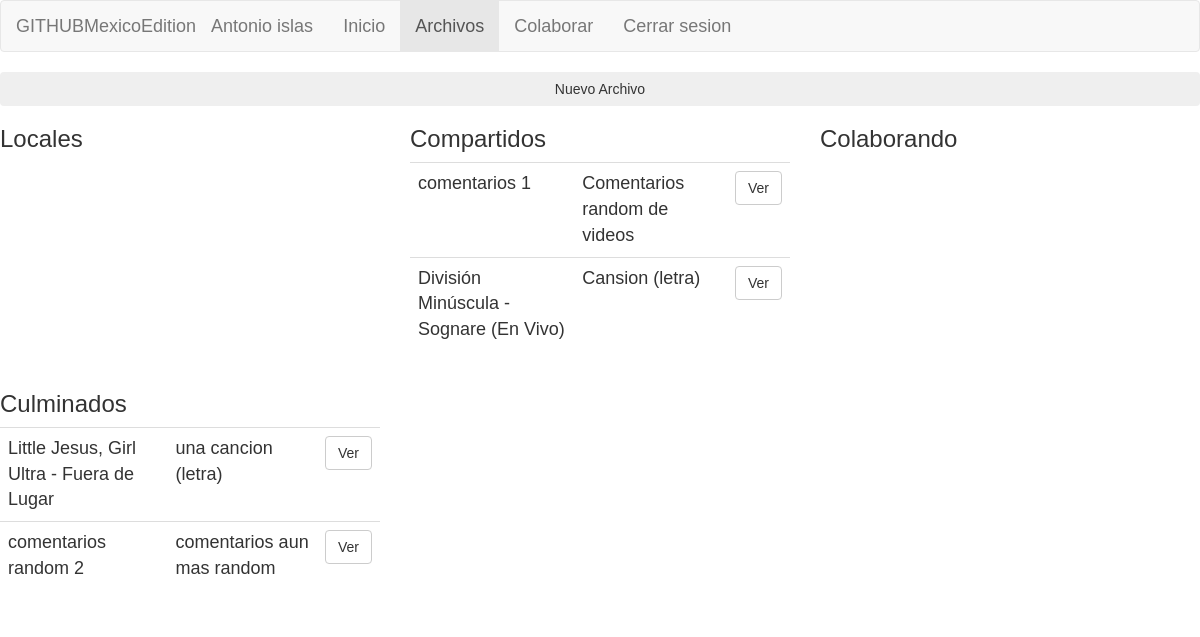
/ArchivosPrincipal.php (signed in), run on the app's committed database.
### tables this page shows
CREATE TABLE `archivo` (
  `idARCH` int(10) NOT NULL,
  `id_propietario` int(10) NOT NULL,
  `fechaInicioARCH` datetime NOT NULL,
  `textoARCH` text NOT NULL,
  `tituloARCH` text NOT NULL,
  `tipoARCH` varchar(20) NOT NULL,
  `descARCH` text NOT NULL,
  `culminado` int(10) NOT NULL
);

### sesiones.php (called while the page is built, shortened)
<?php
class UserSession{
    public function getnomUsr(){
        return $_SESSION['nomUsr'];
    }
}
?>

### consultas.php (called while the page is built, shortened)
<?php
    function consultaArchivosComp($idPropietario){
        $conexion = conectarDB();
        $consulta = "SELECT * FROM archivo WHERE id_propietario = '$idPropietario' AND 	tipoARCH = 'COMPARTIDO' AND (NOT culminado = '1') ORDER BY fechaInicioARCH DESC ";
	    $resultado = mysqli_query( $conexion, $consulta ) or die ( "Algo ha ido mal en la consulta a la base de datos");
        $res = array();
        while ($columna = mysqli_fetch_array( $resultado )){
            $aux= array();
            array_push($aux, $columna['idARCH'], $columna['tituloARCH'], $columna['descARCH'] );
            array_push($res, $aux);
        }
        return $res;
    }
    function archivosCulminados($idpropietario){
        $conexion = conectarDB();
        $consulta = "SELECT * FROM archivo WHERE culminado = '1' AND archivo.id_propietario = '$idpropietario'";
	    $resultado = mysqli_query( $conexion, $consulta ) or die ( "Algo ha ido mal en la consulta a la base de datos");
        $res = array();
        while ($columna = mysqli_fetch_array( $resultado )){
            $aux= array();
            array_push($aux, $columna['idARCH'], $columna['tituloARCH'], $columna['descARCH'] );
            array_push($res, $aux);
        }
        $consulta = "SELECT * FROM archivo INNER JOIN colaboradores on archivo.idARCH = colaboradores.idARCH
        WHERE culminado = '1' AND (NOT colaboradores.estadoCOLAB = 'RECHAZADO') AND  colaboradores.idSolicitante = '$idpropietario' ";
        $resultado = mysqli_query( $conexion, $consulta ) or die ( "Algo ha ido mal en la consulta a la base de datos");
        return $res;
    }
?>

### ArchivosPrincipal.php (the view, shortened to what this page needs)
<!DOCTYPE html>
<html lang="es">
<head>
  <link rel="stylesheet" href="https://maxcdn.bootstrapcdn.com/bootstrap/3.4.0/css/bootstrap.min.css">
</head>
<body>
<?php
  include_once 'sesiones.php';
  include_once 'consultas.php';
  $usrS = new UserSession();
?>
    <nav class="navbar navbar-default">
    <div class="container-fluid">
        <div class="navbar-header">
        <a class="navbar-brand" href="#">GITHUBMexicoEdition</a>
        </div>
        <div class="navbar-header">
        <a class="navbar-brand" href="#"><?php echo $usrS->getnomUsr(); ?></a>
        </div>
        <ul class="nav navbar-nav">
        <li><a href="index.php">Inicio</a></li>
        <li class="active"><a href="archivosPrincipal.php">Archivos</a></li>
        <li><a href="ColaborarPrincipal.php">Colaborar</a></li>
        <li><a href="logout.php">Cerrar sesion</a></li>
        </ul>
    </div>
    </nav>
  <div class="row">
    <div class="col-sm-12">
        <input type="button" value="Nuevo Archivo" class="btn btn-block" onclick="abrirNuevoArch()">
    </div>
  </div>
    <div class="row">
        <div class="col-sm-4">
            <div class="row">
                <div class="col-sm-12">
                    <h3>Locales</h3>
                </div>
            </div>
        </div>
        <div class="col-sm-4">
            <div class="row">
                <div class="col-sm-12">
                    <h3>Compartidos</h3>
                </div>
            </div>
            <table class="table">
                <?php
                    $archivosCompartidos = consultaArchivosComp($usrS->getidUsr());
                    foreach ($archivosCompartidos as $value) {
                ?>
                <tr>
                    <form method="POST" action="Archivo_ver_compartido.php">
                        <td>
                            <?php
                                echo $value[1];
                            ?>
                        </td>
                        <td>
                            <?php
                                echo $value[2];
                            ?>
                        </td>
                        <td>
                            <button type="submit" class="btn btn-default">Ver</button>
                        </td>
                    </form>
                </tr>
                <?php
                    }
                ?>
            </table>
        </div>
        <div class="col-sm-4">
            <div class="row">
                <div class="col-sm-12">
                    <h3>Colaborando</h3>
                </div>
            </div>
        </div>
    </div>
    <div class="row">
        <div class="col-sm-4">
            <div class="row">
                <div class="col-sm-12">
                    <h3>Culminados</h3>
                </div>
            </div>
            <table class="table">
                <?php
                    $archCulminados = archivosCulminados($usrS->getidUsr());
                    foreach ($archCulminados as $value) {
                ?>
                <tr>
                <form method="POST" action="Archivo_ver_Culminado.php">
                    <td>
                        <?php
                            echo $value[1];
                        ?>
                    </td>
                    <td>
                        <?php
                            echo $value[2];
                        ?>
                    </td>
                    <td>
                        <button type="submit" class="btn btn-default">Ver</button>
                    </td>
                </form>
                </tr>
                <?php
                    }
                ?>
            </table>
        </div>
    </div>
</body>
</html>

### ArchivosPrincipal.php (style rules this page uses)
body { background-image: url(https://wallpapercave.com/wp/wp1918888.jpg); font: 180% sans-serif; }

### data on the page
archivo: tituloARCH "comentarios 1", descARCH "Comentarios random de videos"
archivo: tituloARCH "División Minúscula - Sognare (En Vivo)", descARCH "Cansion (letra)"
archivo: tituloARCH "Little Jesus, Girl Ultra - Fuera de Lugar", descARCH "una cancion (letra)"
archivo: tituloARCH "comentarios random 2", descARCH "comentarios aun mas random"

### other printed values
$usrS->getnomUsr() "Antonio islas"
